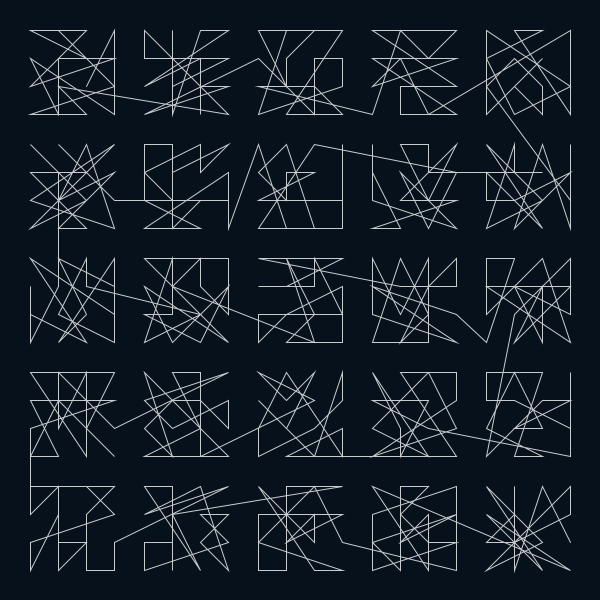
Frame 1 (no input)
Frame 60 (the mouse pressed at the canvas centre just before this capture): identical to frame 1, image omitted
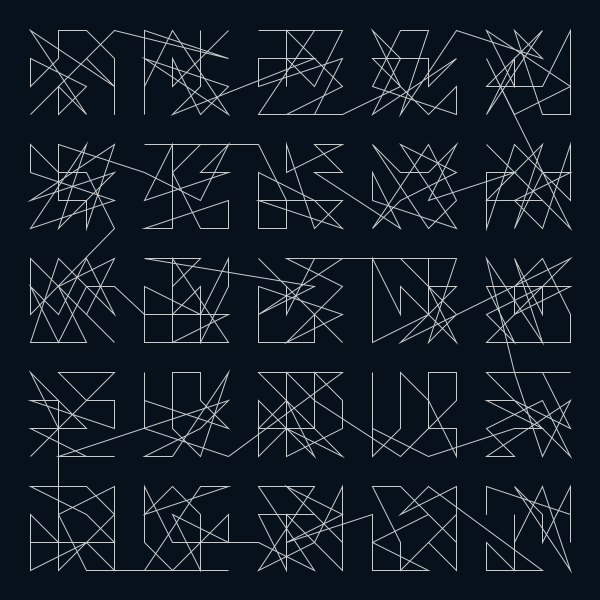
Frame 120 (the mouse held since frame 60 and released just before this capture)

The Processing sketch that drew these frames (run headless with seeded random() and noise(); from frame 60 on, the mouse is pressed at the canvas centre):

// Processing sketch: processing_102677
// ── processing_102677.pde

// copyright by Diana Lange 2013
// www.diana-lange.de
// https://www.facebook.com/pages/Diana-Lange/174658116017

// More than just inspired by Vera Molnar. Hommage à Dürer – 400 aiguilles, traversées par un fil. 

int squareNum = 5, squareRes = 4, padd = 30;
SquareManager sm;

void setup ()
{
  size (600, 600);
  smooth();
  sm = new SquareManager(squareNum, squareNum, squareRes, squareRes, padd);
}

void draw ()
{
  background (6,17,28);

  noFill();
  stroke (255, 200);
  beginShape();
  sm.draw();
  endShape();
}

class SquareManager
{
  float [] startX, startY;
  float paddX, paddY;
  Squared [] s;

  SquareManager(int XRES, int YRES, int xres, int yres, int padd)
  {
    init(XRES, YRES, xres, yres, padd);
  }

  void update ()
  {
    for (int i = 0; i < s.length; i++)
    {
      s[i].init (s[i].w, s [i].h);
    }
  }
  
  void updatePadding (int PADD)
  {
    float wSquare = (float) (width-(startX.length+1)*PADD) / (float) startX.length;
    float ySquare = (float) (height-(startY.length+1)*PADD) / (float) startY.length;

    paddX = wSquare / (float) (s[0].w-1);
    paddY = ySquare / (float) (s[0].h-1);

    float x = PADD, y = x;
    for (int i = 0; i < startX.length; i++)
    {
      startX [i] = x;
      x+=  wSquare + PADD;
    }

    for (int i = 0; i < startY.length; i++)
    {
      startY [i] = y;
      y+= ySquare + PADD;
    }
  }

  void updateSquareRes (int xres, int yres, int PADD)
  {
    for (int i = 0; i < s.length; i++) s[i] = new Squared (xres, yres);

    float wSquare = (float) (width-(startX.length+1)*PADD) / (float) startX.length;
    float ySquare = (float) (height-(startY.length+1)*PADD) / (float) startY.length;

    paddX = wSquare / (float) (xres-1);
    paddY = ySquare / (float) (yres-1);

    float x = PADD, y = x;
    for (int i = 0; i < startX.length; i++)
    {
      startX [i] = x;
      x+=  wSquare + PADD;
    }

    for (int i = 0; i < startY.length; i++)
    {
      startY [i] = y;
      y+= ySquare + PADD;
    }
  }

  void init (int XRES, int YRES, int xres, int yres, int PADD)
  {
    s = new Squared [XRES*YRES];
    for (int i = 0; i < s.length; i++) s[i] = new Squared (xres, yres);

    startX = new float [XRES];
    startY = new float [YRES];

    float wSquare = (float) (width-(XRES+1)*PADD) / (float) XRES;
    float ySquare = (float) (height-(YRES+1)*PADD) / (float) YRES;

    paddX = wSquare / (float) (xres-1);
    paddY = ySquare / (float) (yres-1);

    float x = PADD, y = x;
    for (int i = 0; i < XRES; i++)
    {
      startX [i] = x;
      x+=  wSquare + PADD;
    }

    for (int i = 0; i < YRES; i++)
    {
      startY [i] = y;
      y+= ySquare + PADD;
    }
  }

  void draw ()
  {
    float x;
    beginShape ();
    for (int i = 0; i < s.length; i++)
    {

      if ((i / startX.length) % 2 == 0)  x = startX [i % startX.length];
      else x = startX [startX.length-1 - (i % startX.length)];

      s[i].drawVertex (x, startY[i / startX.length], paddX, paddY);
    }
    endShape();
  }
}

class Squared 
{
  int w, h;
  int [] index;
  Squared (int xres, int yres)
  {
    w = xres;
    h = yres;
    init(xres, yres);
  }


  void init (int xres, int yres)
  {
    index = new int [xres*yres];
    ArrayList <Integer> indexInARow = new ArrayList();
    for (int i = 0; i < index.length; i++) indexInARow.add (i);

    int randomIndex;
    for (int i = 0; i < index.length; i++)
    {
      randomIndex = (int) random (indexInARow.size());
      index [i] = indexInARow.get(randomIndex);
      indexInARow.remove (randomIndex);
    }
  }

  void drawVertex (float X, float Y, float PADDX, float PADDY)
  {
    float x, y;
    for (int i = 0; i < index.length; i++)
    {
      x = X + PADDX * (index [i] % w);
      y = Y + PADDY * (index [i] / w);
      vertex (x, y);
    }
  }
}

void mousePressed ()
{
  sm.update();
}

void keyPressed ()
{
  if (key == 'n')
  {
    squareNum--;
    if (squareNum < 1) squareNum = 1;
    sm = new SquareManager (squareNum, squareNum, squareRes, squareRes, padd);
  }

  if (key == 'm')
  {
    squareNum++;
    sm = new SquareManager (squareNum, squareNum, squareRes, squareRes, padd);
  }
  if (key == 'v')
  {
    squareRes--;
    if (squareRes < 2) squareRes = 2;
    sm.updateSquareRes (squareRes, squareRes, padd);
  }
  if (key == 'b')
  {
    squareRes++;
    sm.updateSquareRes (squareRes, squareRes, padd);
  }
  
  if (key == 'x')
  {
    padd--;
    if (padd < 0) padd = 0;
    sm.updatePadding (padd);
  }
  if (key == 'c')
  {
    padd++;
    sm.updatePadding (padd);
  }
}
